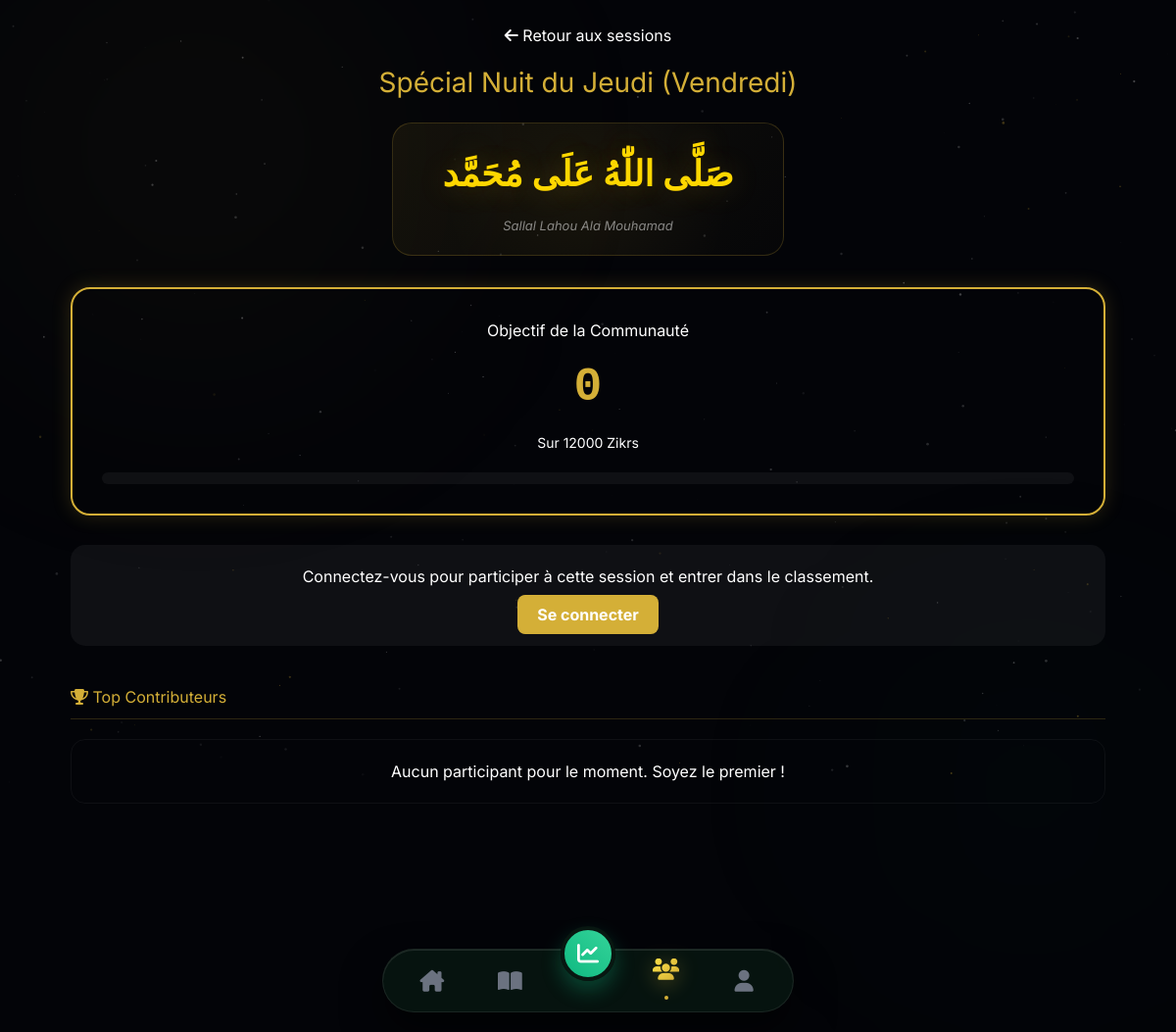
The app's page /communaute/zikr/3/ with its own data.
### bibliotheque/models.py (models this page shows, shortened)
class SessionZikrCommunautaire(models.Model):
    titre = models.CharField(max_length=200, help_text="Ex: Grand Zikr du Vendredi")
    zikr = models.ForeignKey(Zikr, on_delete=models.CASCADE, related_name='sessions_communautaires')
    objectif_global = models.PositiveIntegerField(default=100000, help_text="Objectif total à atteindre par la communauté")
    compteur_actuel = models.PositiveIntegerField(default=0, help_text="Progression actuelle")
    createur = models.ForeignKey(User, on_delete=models.SET_NULL, null=True, blank=True, related_name='sessions_creees')
    date_debut = models.DateTimeField(auto_now_add=True)
    date_fin = models.DateTimeField(blank=True, null=True)
    est_actif = models.BooleanField(default=True)
    class Meta:
        ordering = ['-date_debut']

class Zikr(models.Model):
    titre = models.CharField(max_length=200, db_index=True)
    texte_arabe = models.TextField(blank=True)
    transcription = models.TextField(blank=True)
    traduction = models.TextField(blank=True)
    objectif_par_defaut = models.PositiveIntegerField(default=33)
    fichier_audio = models.FileField(upload_to='zikrs_audio/', blank=True, null=True)

### bibliotheque/views.py (the view)
# urls.py: path('communaute/zikr/<int:id>/', views.zikr_communaute_detail, name='zikr_communaute_detail'),
def zikr_communaute_detail(request, id):
    session = get_object_or_404(SessionZikrCommunautaire, id=id)
    classement = session.participations.all()[:50]
    ma_participation = None
    if request.user.is_authenticated:
        ma_participation, _ = ParticipationZikrCommunautaire.objects.get_or_create(
            session=session,
            utilisateur=request.user
        )
    return render(request, 'bibliotheque/zikr_communaute_detail.html', {
        'session': session,
        'classement': classement,
        'ma_participation': ma_participation
    })

### bibliotheque/templates/bibliotheque/zikr_communaute_detail.html (shortened to what this page needs)
{% extends 'bibliotheque/layout.html' %}
{% block content %}
<div class="content-header" style="text-align: center; margin-bottom: 2rem;">
    <a href="{% url 'zikr_communaute_list' %}" style="color: var(--dim); text-decoration: none; display: block; margin-bottom: 15px;">
        <i class="fas fa-arrow-left"></i> Retour aux sessions
    </a>
    <h1 style="color: var(--gold); font-size: 28px; margin-bottom: 5px;">{{ session.titre }}</h1>
    {% if session.zikr.texte_arabe %}
    <div style="margin: 20px auto; padding: 20px 30px; background: linear-gradient(135deg, rgba(212,175,55,0.08), rgba(212,175,55,0.02)); border: 1px solid rgba(212,175,55,0.2); border-radius: 20px; max-width: 400px; position: relative; overflow: hidden;">
        <div style="position: absolute; inset: 0; background: radial-gradient(circle at center, rgba(212,175,55,0.06), transparent 70%);"></div>
        <p style="font-family: 'Amiri', serif; font-size: 36px; font-weight: 700; color: #ffd700; direction: rtl; text-align: center; line-height: 1.8; text-shadow: 0 0 30px rgba(212,175,55,0.3); margin: 0; position: relative; z-index: 1;">
            {{ session.zikr.texte_arabe }}
        </p>
        {% if session.zikr.transcription %}
        <p style="color: rgba(255,255,255,0.5); font-size: 13px; font-style: italic; margin-top: 10px; position: relative; z-index: 1;">{{ session.zikr.transcription }}</p>
        {% endif %}
    </div>
    {% else %}
    <p style="color: var(--dim);">{{ session.zikr.titre }}</p>
    {% endif %}
</div>
<div class="global-counter-card" style="background: var(--card-bg); border: 2px solid var(--gold); border-radius: 20px; padding: 30px; text-align: center; margin-bottom: 30px; box-shadow: 0 0 20px rgba(212,175,55,0.2);">
    <h3 style="color: var(--text-light); margin-top: 0;">Objectif de la Communauté</h3>
    <div style="font-size: 48px; font-weight: bold; color: var(--gold); font-family: monospace; margin: 10px 0;" id="global-counter">
        {{ session.compteur_actuel }}
    </div>
    <div style="color: var(--dim); font-size: 14px;">Sur {{ session.objectif_global }} Zikrs</div>
    <div class="progress-container" style="background: rgba(255,255,255,0.05); border-radius: 10px; height: 12px; margin-top: 20px; overflow: hidden;">
        {% widthratio session.compteur_actuel session.objectif_global 100 as percentage %}
    </div>
</div>
{% if user.is_authenticated %}
<div style="text-align: center; margin-bottom: 40px;">
    <div style="font-size: 24px; color: white; margin-bottom: 10px;">
        Votre contribution : <span id="personal-counter" style="color: var(--gold); font-weight: bold;">{{ ma_participation.contribution|default:0 }}</span>
    </div>
    <button id="btn-zikr" style="width: 150px; height: 150px; border-radius: 50%; background: radial-gradient(circle, var(--gold) 0%, #b8860b 100%); border: none; color: var(--bg-dark); font-size: 36px; cursor: pointer; box-shadow: 0 10px 30px rgba(212,175,55,0.4); margin-bottom: 20px; transition: transform 0.1s;">
        <i class="fas fa-hand-holding-heart"></i>
    </button>
    <p style="color: var(--dim);">Cliquez pour ajouter +1</p>
</div>
{% else %}
<div style="text-align: center; margin-bottom: 40px; padding: 20px; background: rgba(255,255,255,0.05); border-radius: 15px;">
    <p style="color: var(--text-light); margin-bottom: 15px;">Connectez-vous pour participer à cette session et entrer dans le classement.</p>
    <a href="{% url 'login' %}?next={{ request.path }}" class="btn-primary" style="background: var(--gold); color: var(--bg-dark); padding: 10px 20px; border-radius: 8px; text-decoration: none; font-weight: bold;">Se connecter</a>
</div>
{% endif %}
<h2 style="color: var(--gold); border-bottom: 1px solid rgba(212,175,55,0.2); padding-bottom: 10px; margin-bottom: 20px;">
    <i class="fas fa-trophy"></i> Top Contributeurs
</h2>
<div class="leaderboard" style="background: var(--card-bg); border-radius: 15px; overflow: hidden; border: 1px solid rgba(255,255,255,0.05);">
    {% for part in classement %}
    <div style="display: flex; align-items: center; padding: 15px 20px; border-bottom: 1px solid rgba(255,255,255,0.02); {% if part.utilisateur == request.user %}background: rgba(212,175,55,0.1);{% endif %}">
        <div style="width: 40px; font-weight: bold; font-size: 18px; color: {% if forloop.counter == 1 %}#ffd700{% elif forloop.counter == 2 %}#c0c0c0{% elif forloop.counter == 3 %}#cd7f32{% else %}var(--dim){% endif %};">
            #{{ forloop.counter }}
        </div>
        <div style="flex-grow: 1; color: white;">
            {{ part.utilisateur.username }}
            {% if part.utilisateur == request.user %}
                <span style="font-size: 10px; background: var(--gold); color: black; padding: 2px 6px; border-radius: 4px; margin-left: 10px;">VOUS</span>
            {% endif %}
        </div>
        <div style="font-weight: bold; color: var(--gold);">
            {{ part.contribution }}
        </div>
    </div>
    {% empty %}
    <div style="padding: 20px; text-align: center; color: var(--dim);">Aucun participant pour le moment. Soyez le premier !</div>
    {% endfor %}
</div>
{% endblock %}

### static/css/sdm_theme.css (style rules this page uses)
:root { --nav-height: 85px; --gold: #d4af37; --gold-lt: #f5dc6e; --gold-dk: #9a7520; --bg: #030408; }
*, *::before, *::after { box-sizing: border-box; margin: 0; padding: 0; }
body { background-color: var(--bg); color: #ffffff; font-family: 'Inter', sans-serif; -webkit-font-smoothing: antialiased; overflow-x: hidden; padding-bottom: calc(var(--nav-height) + 20px); position: relative; min-height: 100dvh; }
body::before, body::after { content: ''; position: fixed; border-radius: 50%; filter: blur(130px); pointer-events: none; z-index: 0; }
body::before { width: 700px; height: 700px; top: -200px; left: -150px; background: radial-gradient(circle, rgba(212,175,55,0.055) 0%, transparent 70%); animation: blobHome1 22s ease-in-out infinite alternate; }
body::after { width: 500px; height: 500px; bottom: 0; right: -100px; background: radial-gradient(circle, rgba(16,185,129,0.035) 0%, transparent 70%); animation: blobHome2 28s ease-in-out infinite alternate; }

### records on screen
SessionZikrCommunautaire: titre "Spécial Nuit du Jeudi (Vendredi)", zikr.texte_arabe "صَلَّى اللّٰهُ عَلَى مُحَمَّد", zikr.transcription "Sallal Lahou Ala Mouhamad", compteur_actuel "0", objectif_global "12000"
